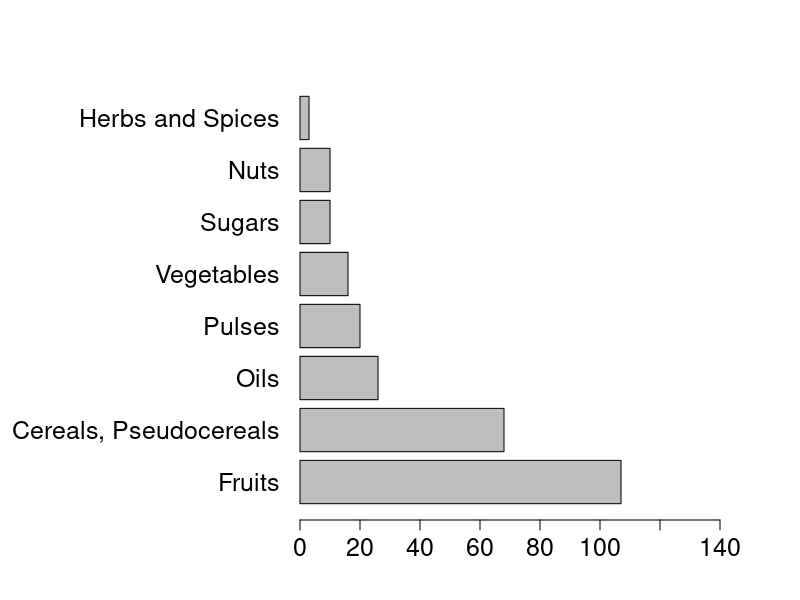
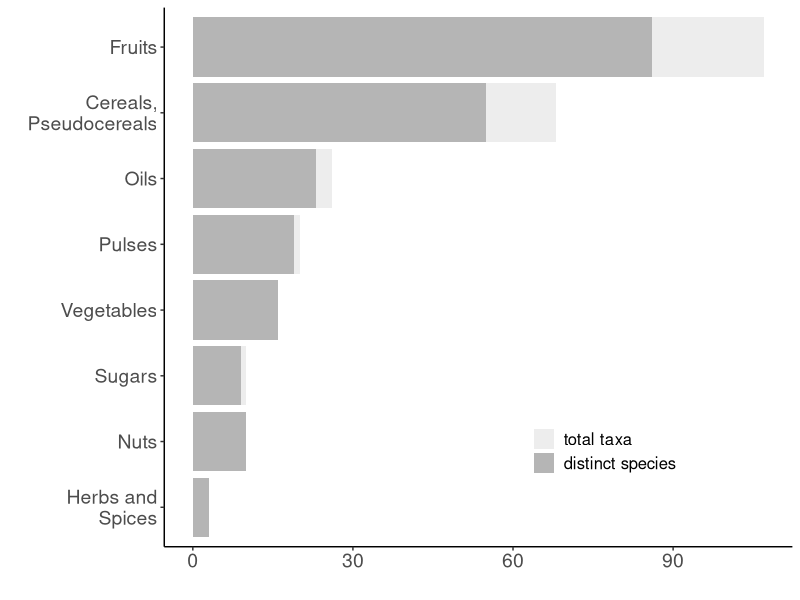

Source code (R) for these figures, in order:
# load required libraries
library(tidyverse)
library(ggplot2)


################################################################################
# # 1 - Load inventory
################################################################################

# Load required data and shapefiles for plotting occurrence maps and data tables
inventory <- read.csv("./Input_Data_and_Files/inventory.csv") %>% 
  mutate(TAXON = str_replace(TAXON, "×", "")) %>% 
  mutate(SPECIES = str_replace(SPECIES, "×", "")) 

inventory_finest_taxon_resolution <- inventory %>%
  filter(FINEST_TAXON_RESOLUTION == "Y")

################################################################################
# # 2 - SPECIES AND TAXA IN TIER 1, TIER 2, and WUS   
################################################################################

# inventory summary stats
# number of unique taxa and distinct species
unique_taxa <- nrow(inventory_finest_taxon_resolution)
unique_species <- inventory_finest_taxon_resolution %>%
  distinct(SPECIES, .keep_all = TRUE)
# and again within the 3 main groupings
# number of distinct taxa and distinct species
CWR1 <- inventory_finest_taxon_resolution %>%
  filter(TIER == 1)
CWR1_sp <- unique_species %>%
  filter(TIER == 1)
CWR2 <- inventory_finest_taxon_resolution %>%
  filter(TIER == 2)
CWR2_sp <- unique_species %>%
  filter(TIER == 2)
WUS <- inventory_finest_taxon_resolution %>%
  filter(WUS == "Y")
WUS_sp <- unique_species %>%
  filter(WUS == "Y")

#############################################################
# TABLE 1 - GENEPOOLS, SPECIES, TAXA BY CATEGORY (TIER 1)   #
#############################################################

CWR_inventory_summary <- inventory_finest_taxon_resolution %>%
  filter(CWR == "Y") %>%
  filter(TIER == 1) %>%
  group_by(PRIMARY_CROP_OR_WUS_USE_SPECIFIC_1) %>%
  add_tally() %>%
  distinct(SPECIES, .keep_all = TRUE) %>%
  add_tally() %>%
  distinct(PRIMARY_CROP_OR_WUS_USE_SPECIFIC_1, .keep_all = TRUE ) %>%
  arrange(desc(n)) %>%
  dplyr::select(PRIMARY_CROP_OR_WUS_USE_SPECIFIC_1, n, nn) %>%
  mutate(difference = n - nn) %>%
  # change level name to fit on the figure page better
  transform(
    PRIMARY_CROP_OR_WUS_USE_SPECIFIC_1=plyr::revalue(PRIMARY_CROP_OR_WUS_USE_SPECIFIC_1, 
                                                     c("Cereals and pseudocereals"="Cereals, Pseudocereals")))


par(mar=c(4,15,4,4))
barplot(CWR_inventory_summary$n, #main = "Native CWR Taxa in Broad Crop Categories",
        names.arg = CWR_inventory_summary$PRIMARY_CROP_OR_WUS_USE_SPECIFIC_1, xlab = "", ylab = "",
        cex.names=1.5, cex.axis=1.5, horiz=T, las=1, xlim = c(0,140))

CWR_inventory_summary_long <- CWR_inventory_summary %>%
  select(-n) %>%
  gather(type, count, difference:nn) %>%
  transform(
    type=plyr::revalue(type, c("difference"="taxa", "nn" = "distinct species"))) %>%
  arrange(desc("taxa")) 

cbp1 <- c("#44AA99", # Cereals
          "#117733", # Fruits
          "#332288", # Herbs and Spices
          "#882255", # Nuts
          "#88CCEE", # Oils
          "#AA4499", # Pulses
          "#CC6677", # Sugars
          "#DDCC77") # Vegetables
  
(ggplot(CWR_inventory_summary_long, aes(
  x = reorder(PRIMARY_CROP_OR_WUS_USE_SPECIFIC_1, count),
  y = count,
  fill = as.factor(desc(type))))
  #color = as.factor(PRIMARY_CROP_OR_WUS_USE_SPECIFIC_1))) 
  +
  geom_bar(position="stack", stat="identity", lwd=1) +
  scale_fill_manual(values = c("gray93", "gray71"), 
                    labels = c("total taxa", "distinct species")) +
  #scale_color_manual(values = cbp1) +
  theme_bw() +
  coord_flip() +
  theme(axis.text.x = element_text(size = 14),
        axis.text.y = element_text(size = 14, vjust = 0.5),
        panel.grid.major = element_blank(), 
        panel.grid.minor = element_blank(),
        panel.background = element_blank(),
        panel.border = element_blank(),
        axis.line = element_line(colour = "black"),
        legend.position = c(0.7, 0.2),
        #legend.position = "none") +
        legend.text=element_text(size=12)) +
  labs(y="", x="") + 
  guides(fill=guide_legend(title="")) + 
  scale_x_discrete(labels = function(x) str_wrap(x, width = 10))
  
  
  #, subtitle="Taxon counts for Tier 1 CWR food crop functional categories"
)
